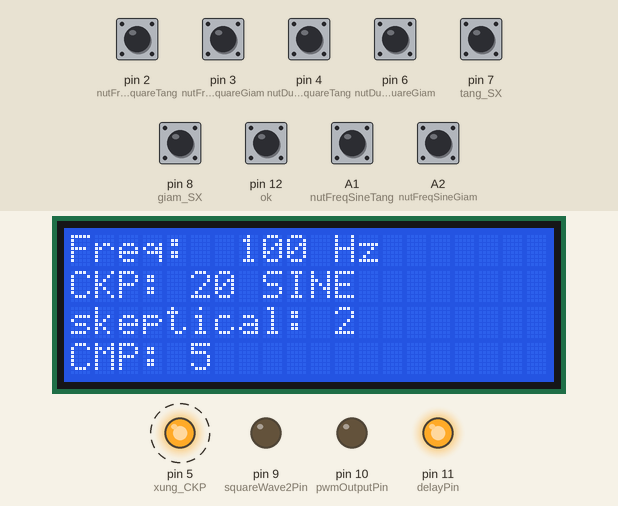
This sketch was run on a simulated Arduino Uno, built with avr-gcc and run on an emulated ATmega328P. Parts: 20×4 character LCD, output pins drawn as LEDs (lit = HIGH). Dashed ring = blinking. Inputs (shaded band) come from the test bench; at power-on: A1 (nutFreqSineTang), A2 (nutFreqSineGiam), pin 2 (nutFreqSquareTang), pin 3 (nutFreqSquareGiam), pin 4 (nutDutySquareTang), pin 6 (nutDutySquareGiam), pin 7 (tang_SX), pin 8 (giam_SX), pin 12 (ok) HIGH.

Above: at 0.89 s.
Timing chart, 0 to 0.9 s (numbered marks = the images above; inputs shaded):
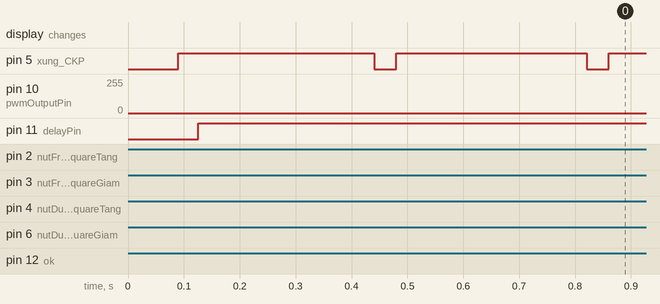

The sketch:

xuat_xung_theo_cmk.ino
```cpp
#include <TimerOne.h>
#include <Wire.h>
#include <LiquidCrystal_I2C.h>

// Định nghĩa các chân nút nhấn
const int nutFreqSquareTang = 2;
const int nutFreqSquareGiam = 3;
const int nutDutySquareTang = 4;
const int nutDutySquareGiam = 6;
const int tang_SX = 7;
const int giam_SX = 8;
const int nutFreqSineTang = A1;
const int nutFreqSineGiam = A2;
const int ok = 12;
// Định nghĩa các chân output
const int xung_CKP = 5;  // Timer0
const int squareWave2Pin = 9;  // Timer2
const int pwmOutputPin = 10;
const int delayPin = 11;

// Khởi tạo màn hình LCD
LiquidCrystal_I2C lcd(0x27, 20, 4);


// Các thông số cho thuật toán sine
const float pi = 3.14159;
volatile float T = 100;    // Thời gian mẫu trong micro giây
volatile float sineFrequency = 100;  // Tần số sine
const float A = 490;    // Biên độ
float a[] = {0.0, A * sin(2 * pi * sineFrequency * T / 1000000.0), 0.0};
volatile float c1 = (8.0 - 2.0 * pow(2 * pi * sineFrequency * T / 1000000.0, 2)) / (4.0 + pow(2 * pi * sineFrequency * T / 1000000.0, 2));
int debounceDelay = 50;
// Các thông số cho sóng vuông thứ hai
volatile int square2Frequency = sineFrequency; // Tần số sóng vuông thứ hai ban đầu (Hz)
volatile int square2DutyCycle = 10; // Chu kỳ làm việc cho sóng vuông thứ hai (%)

unsigned long previousMillis2 = 0;  // Thời gian trước đó cho sóng vuông 2
unsigned long interval2;            // Khoảng thời gian giữa các xung cho sóng vuông 2
unsigned long onTime2;              // Thời gian bật đèn LED cho sóng vuông 2
unsigned long offTime2;             // Thời gian tắt đèn LED cho sóng vuông 2
bool ledState2 = LOW;               // Trạng thái của đèn LED 2
unsigned long time1;
unsigned long time2;
float soxung = 20.0;
float xungxuong = 5.0;
float xungnghi = 2.0;
int j = 0,L=0;
float i=0.0,h=0.0;
int cong =0;
float k = 0;
bool chedo = false;
volatile unsigned long isrTime;
void setup() {
  // Khởi tạo các chân input
  square2Frequency = sineFrequency;
  pinMode(nutFreqSquareTang, INPUT_PULLUP);
  pinMode(nutFreqSquareGiam, INPUT_PULLUP);
  pinMode(nutDutySquareTang, INPUT_PULLUP);
  pinMode(nutDutySquareGiam, INPUT_PULLUP);
  pinMode(tang_SX, INPUT_PULLUP);
  pinMode(giam_SX, INPUT_PULLUP);
  pinMode(nutFreqSineTang, INPUT_PULLUP);
  pinMode(nutFreqSineGiam, INPUT_PULLUP);
  pinMode(ok, INPUT_PULLUP);
  // Khởi tạo các chân output
  pinMode(xung_CKP, OUTPUT);
  pinMode(squareWave2Pin, OUTPUT);
  pinMode(pwmOutputPin, OUTPUT);
  pinMode(delayPin, OUTPUT);

  // Khởi tạo màn hình LCD
  lcd.init();
  lcd.backlight();
  lcd.clear();
  Serial.begin(9600);
  // Khởi tạo Timer1 cho sóng sine
  Timer1.initialize(T);  // Thiết lập thời gian mẫu cho tín hiệu
  Timer1.pwm(pwmOutputPin, 0, T);  // Tạo tín hiệu PWM trên outPin(10) với chu kỳ 0 và thời gian mẫu T=100us
  Timer1.attachInterrupt(compute);  // Gắn ngắt Timer1 với hàm compute
  TaskDisplayLCD();
  Timer1.start();
  //lcd.clear();
}
int old;
void loop() {
  /*isrTime = millis();
  Serial.print(millis());
  Serial.print("   ");
  Serial.println(isrTime);*/
  debounceButtons();
  if(cong == 1 ){
  interval2 = 1000 / square2Frequency;  // Tính chu kỳ (millisecond) cho sóng vuông 2
  calculateTimes2();         // Tính toán thời gian bật và tắt cho sóng vuông 2
  TaskSquareWave2();
  }
  else digitalWrite(squareWave2Pin, LOW);

  if(chedo == 0){
    digitalWrite(delayPin, HIGH);
  }
  else digitalWrite(delayPin, LOW);
  if(digitalRead(ok) == 0){
    cong = !cong;
     TaskDisplayLCD();
    delay(300);
  }


}

void debounceButtons() {
  if (digitalRead(nutFreqSquareTang) == LOW) {
    xungxuong += 1; // Tăng tần số sóng vuông 1
    TaskDisplayLCD();
    delay(debounceDelay);
  }
  if (digitalRead(nutFreqSquareGiam) == LOW) {
    xungxuong -= 1; // Giảm tần số sóng vuông 1
    if (xungxuong < 1) xungxuong = 1; // Giới hạn tần số
    TaskDisplayLCD();
    delay(debounceDelay);
  }
  if (digitalRead(nutDutySquareTang) == LOW) {
    xungnghi += 1; // Tăng chu kỳ làm việc sóng vuông 1
    TaskDisplayLCD();
    delay(debounceDelay);
  }
  if (digitalRead(nutDutySquareGiam) == LOW) {
    xungnghi -= 1; // Giảm chu kỳ làm việc sóng vuông 1
    if (xungnghi < 0) xungnghi = 0; // Giới hạn chu kỳ làm việc
    TaskDisplayLCD();
    delay(debounceDelay);
  }
  if (digitalRead(tang_SX) == LOW) {
    soxung += 1; // Tăng tần số sóng vuông thứ hai
    if (square2Frequency > 100) square2Frequency = 100; // Giới hạn tần số
    TaskDisplayLCD();
    delay(debounceDelay);
  }
  if (digitalRead(giam_SX) == LOW) {
    soxung -= 1; // Giảm tần số sóng vuông thứ hai
    if (square2Frequency < 50) square2Frequency = 50; // Giới hạn tần số
    TaskDisplayLCD();
    delay(debounceDelay);
  }
  if (digitalRead(nutFreqSineTang) == LOW) {
    sineFrequency += 1; // Tăng tần số sine
    square2Frequency = sineFrequency;
    if (sineFrequency > 1000) sineFrequency = 1000; // Giới hạn tần số
    TaskDisplayLCD();
    Timer1.stop();
    // Cập nhật các giá trị cho sóng sine
    c1 = (8.0 - 2.0 * pow(2 * pi * sineFrequency * T / 1000000.0, 2)) / (4.0 + pow(2 * pi * sineFrequency * T / 1000000.0, 2));
    a[1] = A * sin(2 * pi * sineFrequency * T / 1000000.0);
    a[0] = 0.0;
    a[2] = 0.0;
    // Khởi động lại Timer1
    Timer1.start();
    delay(debounceDelay);
  }
  if (digitalRead(nutFreqSineGiam) == LOW) {
    sineFrequency -= 1; // Giảm tần số sine
    square2Frequency = sineFrequency;
    if (sineFrequency < 1) sineFrequency = 1; // Giới hạn tần số
    TaskDisplayLCD();
    Timer1.stop();
    // Cập nhật các giá trị cho sóng sine
    c1 = (8.0 - 2.0 * pow(2 * pi * sineFrequency * T / 1000000.0, 2)) / (4.0 + pow(2 * pi * sineFrequency * T / 1000000.0, 2));
    a[1] = A * sin(2 * pi * sineFrequency * T / 1000000.0);
    a[0] = 0.0;
    a[2] = 0.0;
    // Khởi động lại Timer1
    Timer1.start();
    delay(debounceDelay);
  }
}


// Nhiệm vụ tạo sóng vuông trên chân 9 (Timer2)
void TaskSquareWave2() {
  if(j == 0){
    unsigned long currentMillis = millis();  // Lấy thời gian hiện tại
  if (ledState2 == LOW && currentMillis - previousMillis2 >= offTime2) {
    // Bật đèn LED
    previousMillis2 = currentMillis;
    digitalWrite(squareWave2Pin, HIGH);

    if(ledState2 != old){
      h = h+1;
    }
    ledState2 = HIGH;
    old =  ledState2;

  }
  else if (ledState2 == HIGH && currentMillis - previousMillis2 >= onTime2) {
    // Tắt đèn LED
    previousMillis2 = currentMillis;
    digitalWrite(squareWave2Pin, LOW);
    ledState2 = LOW;
  }
  }
  if(h >= soxung - 1){
    L = 1;
    h = 0;
    j = 1;
    digitalWrite(squareWave2Pin, LOW);
    ledState2 = HIGH;
   }
   /*
   Serial.print(isrTime - time2);Serial.print("   ");
   Serial.print(time2);Serial.print("   ");
   Serial.print(isrTime);Serial.println("   "); */
   if(L == 1){
    k = k+1;
    if(h == xungnghi){
    //Timer1.start();
    L = 0;
    h = 0;
    }
   }
   if(k >= 2){
   digitalWrite(xung_CKP, LOW);
   k = 0;
   }
   if(h >= xungxuong){
   digitalWrite(xung_CKP, HIGH);

  }
   if(h < soxung && L == 0){
  j = 0;
   }
}


// Hàm xử lý ngắt để tính toán giá trị sóng sine
void compute() {
  if(cong == 0){
 a[2] = c1 * a[1] - a[0];  // Công thức đệ quy
  a[0] = a[1];
  a[1] = a[2];
  if (a[2] >= 487.0) {  // Sử dụng độ lệch nhỏ để xác định đỉnh
      h = h + 0.315;
    }
    //Serial.println(a[2]);
   // Serial.println(h);
   if(h >= soxung  && L==0){
    //Serial.println(h);
    L = 1;
    h = 0.0;
    k = k+1;
    Timer1.setPwmDuty(pwmOutputPin, 0);  // Cập nhật giá trị PWM
   }
   /*
   Serial.print(isrTime - time2);Serial.print("   ");
   Serial.print(time2);Serial.print("   ");
   Serial.print(isrTime);Serial.println("   "); */
   if(L == 1){
    if(h > xungnghi){
    //Timer1.start();
    L = 0;
    h = 0.0;
    }
   }
   if(k >= 2){
   digitalWrite(xung_CKP, LOW);
   //Serial.println(k);
   k = 0;
   }
   if(h >= xungxuong-(xungnghi+1)){
   digitalWrite(xung_CKP, HIGH);
  }
   if(h  < soxung && L == 0){
  Timer1.setPwmDuty(pwmOutputPin, int(a[2]) + 512);  // Cập nhật giá trị PWM
   }
  }
}
// Nhiệm vụ hiển thị thông số lên LCD
void TaskDisplayLCD() {
  lcd.setCursor(0, 3);
  lcd.print("CMP: ");
  lcd.print(xungxuong,0);
  lcd.print("  ");

  lcd.setCursor(0, 2);
  lcd.print("skeptical: ");
  lcd.print(xungnghi,0);
  lcd.print("  ");

  lcd.setCursor(0, 0);
  lcd.print("Freq:  ");
  lcd.print(sineFrequency,0);
  lcd.print(" Hz   ");

  lcd.setCursor(0, 1);
  lcd.print("CKP: ");
  lcd.print(soxung,0);
  lcd.print(" ");
  if(cong == 0){
  lcd.print("SINE     ");
  lcd.print(" ");
  }
  else{
    lcd.print("Sq/Trig  ");
  lcd.print(" ");
  }
}


void calculateTimes2() {
  interval2 = 1000 / square2Frequency;  // Tính chu kỳ (millisecond) cho sóng vuông 2
  onTime2 = (interval2 * square2DutyCycle) / 100;  // Tính thời gian bật đèn LED cho sóng vuông 2
  offTime2 = interval2 - onTime2;            // Tính thời gian tắt đèn LED cho sóng vuông 2
}
```

Measured:
- by itself, pin 5 (xung_CKP): alternates HIGH for 0.34 s and LOW for 0.04 s
